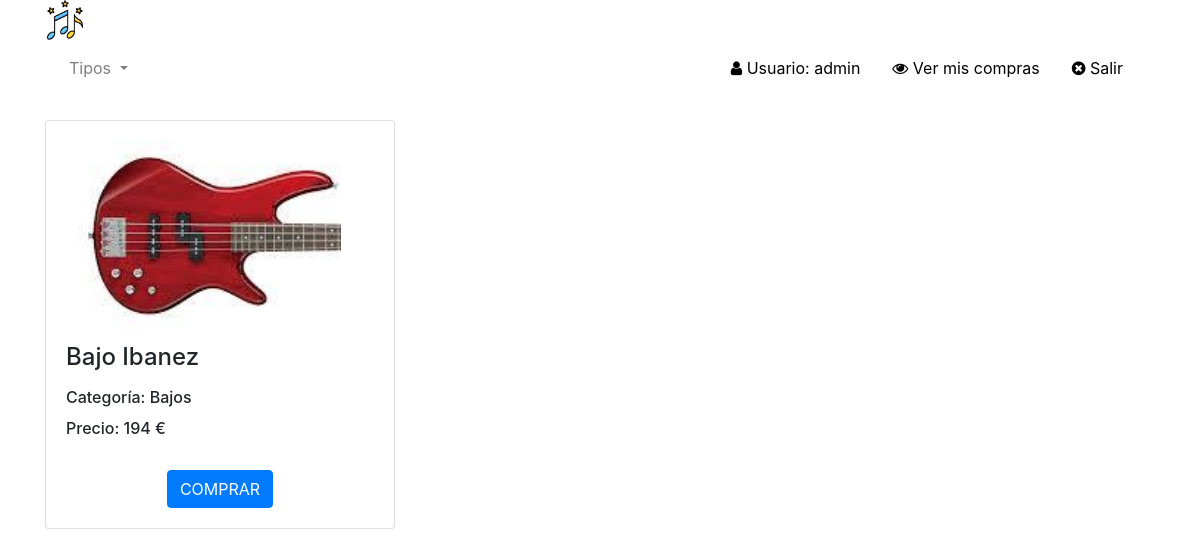
Screenshot of /portada.php?id=2 (signed in) with the database file from the repository.
### tables this page shows
CREATE TABLE `articulos` (
  `idArticulo` int(11) NOT NULL,
  `articulo` varchar(50) NOT NULL,
  `idTipos` int(11) NOT NULL,
  `precio` decimal(6,2) NOT NULL,
  `descuento` decimal(5,2) NOT NULL,
  `detalles` text NOT NULL,
  `imagen` varchar(100) NOT NULL
);

CREATE TABLE `tipos` (
  `idTipo` int(11) NOT NULL,
  `tipo` varchar(50) NOT NULL
);

### portada.php (the view, shortened to what this page needs)
<!doctype html>
<html lang="en">
	<head>
        <link rel="stylesheet" href="https://cdnjs.cloudflare.com/ajax/libs/font-awesome/4.7.0/css/font-awesome.min.css">
		<link href="./bootstrap/css/bootstrap.min.css" rel="stylesheet">
  	</head>
  	<body>
			<div class="container">
				<img src="./img/icon.png" style="height: 40px;" class="img-fluid">
				<nav class="navbar navbar-expand-lg navbar-light bg-transparent">
				<div class="collapse navbar-collapse" id="navbar01">
					<ul class="navbar-nav mr-auto">
                        <li class="nav-item dropdown">
                            <a class="nav-link dropdown-toggle" href="#" id="navbarDropdown" role="button" data-toggle="dropdown" aria-haspopup="true" aria-expanded="false">
                            Tipos
                            </a>
                        </li>
        			</ul>
                        <a class="nav-link" style="float: right;" href="#"><i class="fa fa-user" aria-hidden="true"></i>&nbsp;Usuario: <?php echo"$_SESSION[nombre]";?> </a>
                        <?php echo"<a class='nav-link' href='lstcompras.php?persona=$_SESSION[usuario]'><i class='fa fa-eye' aria-hidden='true'></i>&nbsp;Ver mis compras<span class='sr-only'>(current)</span></a>"; ?>
						<a class="nav-link" href="./logout.php"><i class="fa fa-times-circle" aria-hidden="true"></i>&nbsp;Salir</a>
				    </div>
				</nav>
				<br>
                <div class='row'>
                <?php
                    include ("./conexion.php");
                    $filtrar = "";
                    if(isset($_GET['id'])){
                        $filtrar = "AND idTipo = $_GET[id]";
                    }
                    $sql = "SELECT a.*, t.* FROM articulos as a, tipos as t WHERE (a.idTipos = t.idTipo) $filtrar";
					$query = mysqli_query($conexion, $sql) or die("ERROR AL REALIZAR EL SELECT");
					while ($linea=mysqli_fetch_array($query)) {
                        $total = $linea['precio'] - ($linea['descuento']/100)*$linea['precio'];
						echo "
                                <div class='col-sm-4'>
                                    <div class='card h-100'>
                                        <div class='card-body'>
                                            <h6 class='card-image'>  <img src='./img/articulos/$linea[imagen]' draggable='false' style='width: 275px'></h6><br>
                                            <h4 class='card-title' style='margin-top: -20px'>$linea[articulo]</h4><br>
                                            <h6 class='card-text' style='margin-top: -20px'>Categoría: $linea[tipo]</h6><br>
                                            <h6 class='card-text'style='margin-top: -20px'>Precio: $total €</h6><br>
                                            <center>
                                            <a href='addCompras.php?persona=$_SESSION[usuario]&id=$linea[idArticulo]' onclick=\"alert('¡Articulo Comprado!')\" class='btn btn-primary'>COMPRAR</a>
                                        </div>
                                    </div>
                                </div>
                        ";
					}
                ?>
            </div>
		</div>
    </body>
</html>

### portada.php (style rules this page uses)
html { user-select: none; }
a { cursor: pointer; color: #000; }

### rows the page displays
articulos: imagen (picture), articulo "Bajo Ibanez", idTipos.tipo "Bajos", total "194"

### other values shown
$_SESSION[nombre] "admin"
